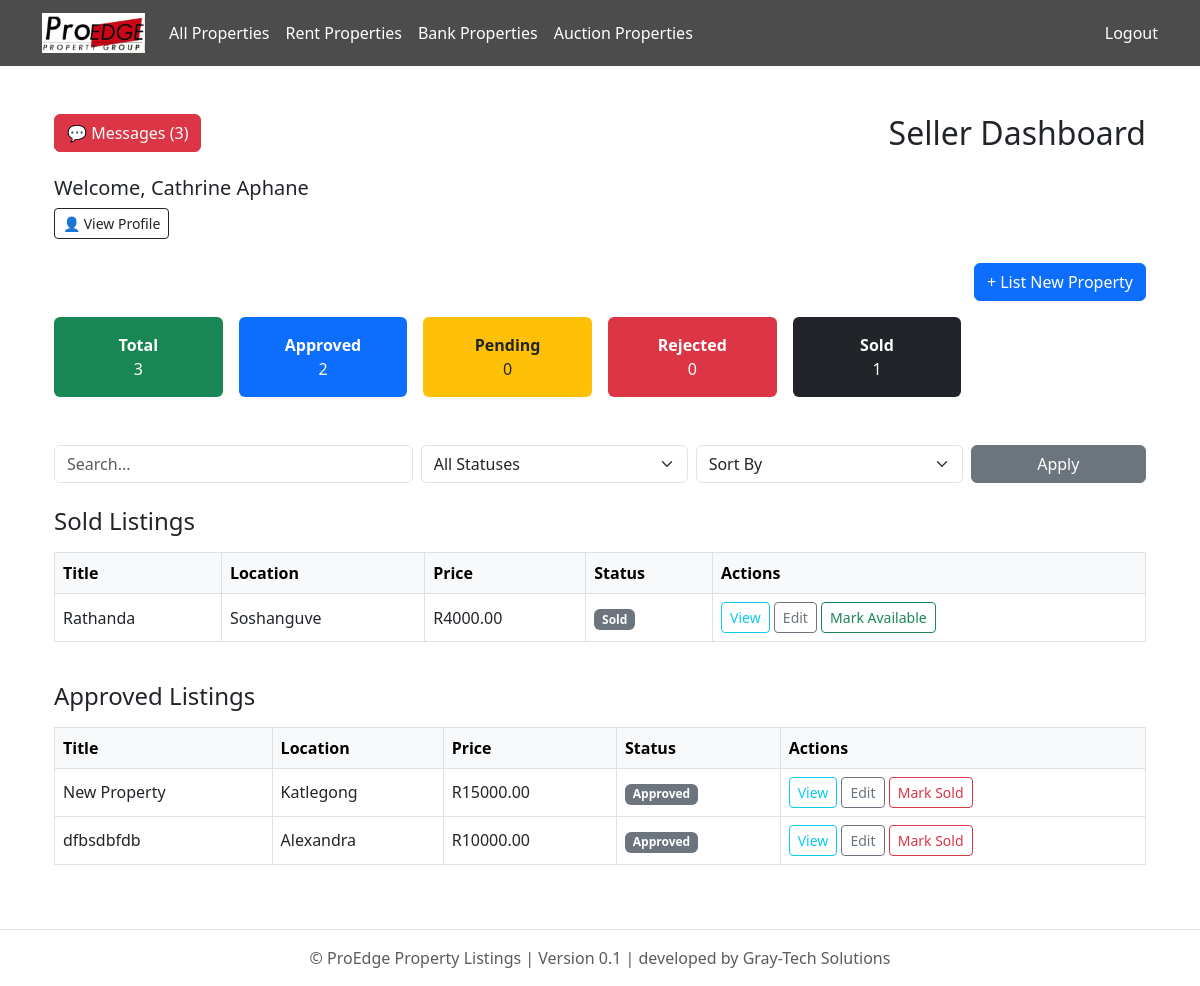
Page /dashboard/seller/ (signed in) on the earlier database version.
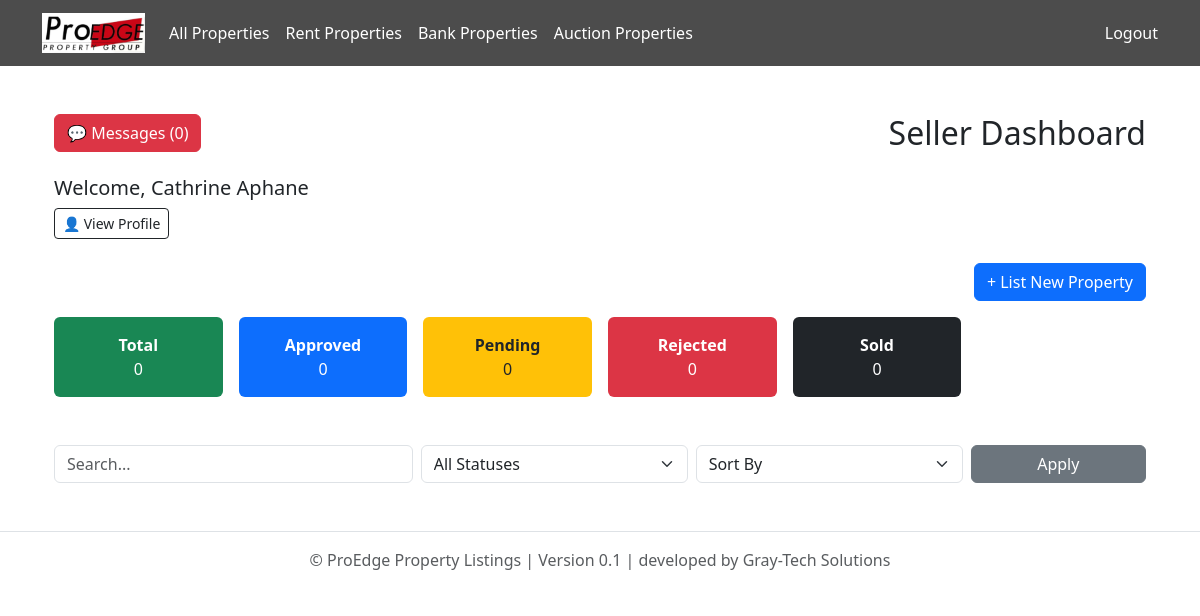
Same page on the later database version.
### listings/models.py (models this page shows, shortened)
class Property(models.Model):
    PROPERTY_TYPE_CHOICES = [
        ('house', 'House'),
        ('apartment', 'Apartment'),
        ('land', 'Vacant Land'),
        ('commercial', 'Commercial'),
        ('industrial', 'Industrial'),
    ]
    LISTING_TYPE_CHOICES = [
        ('private', 'Private Seller'),
        ('agent', 'Agent'),
        ('bank', 'Bank Property'),
    ]
    STATUS_CHOICES = [
        ('approved', 'Approved'),
        ('pending', 'Pending'),
        ('rejected', 'Rejected'),
        ('sold', 'Sold'),
    ]
    title = models.CharField(max_length=200)
    description = models.TextField()
    price = models.DecimalField(max_digits=12, decimal_places=2)
    location = models.CharField(max_length=255)
    province = models.CharField(max_length=100)  # Now a free-text field
    area = models.CharField(max_length=100, null=True, blank=True)
    property_type = models.CharField(max_length=20, choices=PROPERTY_TYPE_CHOICES)
    listing_type = models.CharField(max_length=20, choices=LISTING_TYPE_CHOICES, default='')
    status = models.CharField(max_length=20, choices=STATUS_CHOICES)
    latitude = models.DecimalField(max_digits=9, decimal_places=6, null=True, blank=True)
    longitude = models.DecimalField(max_digits=9, decimal_places=6, null=True, blank=True)
    floor_plan = models.FileField(upload_to='floor_plans/', null=True, blank=True)
    number_of_bedrooms = models.PositiveIntegerField(null=True, blank=True)
    number_of_kitchens = models.PositiveIntegerField(null=True, blank=True)
    number_of_bathrooms = models.PositiveIntegerField(null=True, blank=True)
    number_of_garages = models.PositiveIntegerField(null=True, blank=True)
    floor_area_m2 = models.DecimalField(max_digits=10, decimal_places=2, null=True, blank=True)
    erf_size_m2 = models.DecimalField(max_digits=10, decimal_places=2, null=True, blank=True)
    price_per_m2 = models.DecimalField(max_digits=10, decimal_places=2, null=True, blank=True)
    price_per_erf_m2 = models.DecimalField(max_digits=10, decimal_places=2, null=True, blank=True)
    has_parking = models.BooleanField(default=False)
    number_of_parking_slots = models.CharField(max_length=10, blank=True, default="N/A")
    seller = models.ForeignKey(settings.AUTH_USER_MODEL, on_delete=models.CASCADE, related_name='properties')
    buyer = models.ForeignKey(settings.AUTH_USER_MODEL, on_delete=models.SET_NULL, null=True, blank=True, related_name='purchased_properties')
    landlord = models.ForeignKey(settings.AUTH_USER_MODEL, on_delete=models.SET_NULL, null=True, blank=True, related_name='rented_properties')
    tenant = models.ForeignKey(settings.AUTH_USER_MODEL, on_delete=models.SET_NULL, null=True, blank=True, related_name='rented_by_properties')
    agent = models.ForeignKey(settings.AUTH_USER_MODEL, on_delete=models.SET_NULL, null=True, blank=True, related_name='listed_properties')
    bank = models.ForeignKey(settings.AUTH_USER_MODEL, on_delete=models.SET_NULL, null=True, blank=True, related_name='banked_properties')
    auctioneer = models.ForeignKey(settings.AUTH_USER_MODEL, on_delete=models.SET_NULL, null=True, blank=True, related_name='auctioned_properties')
    agency = models.ForeignKey('Agency', on_delete=models.CASCADE, null=True, blank=True, related_name='properties')
    created_at = models.DateTimeField(auto_now_add=True)
    class Meta:
        verbose_name_plural = "Properties"

### proedge/views.py (the view)
# urls.py: path('dashboard/seller/', seller_dashboard, name='seller_dashboard'),
@login_required
def seller_dashboard(request):
    user = request.user
    query = request.GET.get('q')
    selected_status = request.GET.get('status')
    sort_by = request.GET.get('sort')
    profile, created = UserProfile.objects.get_or_create(user=request.user)
    incomplete_profile = not profile.contact_number or not profile.profile_picture
    all_properties = Property.objects.filter(seller=request.user)
    properties = all_properties
    if selected_status in ['approved', 'rejected', 'pending', 'sold', 'available']:
        properties = properties.filter(status=selected_status)
    if query:
        properties = properties.filter(
            Q(title__icontains=query) |
            Q(location__icontains=query) |
            Q(description__icontains=query)
        )
    if sort_by == 'price_asc':
        properties = properties.order_by('price')
    elif sort_by == 'price_desc':
        properties = properties.order_by('-price')
    elif sort_by == 'newest':
        properties = properties.order_by('-created_at')
    elif sort_by == 'oldest':
        properties = properties.order_by('created_at')
    grouped_properties = defaultdict(list)
    for prop in properties:
        grouped_properties[prop.status].append(prop)
    interests = Interest.objects.filter(property__seller=user).select_related('user', 'property')
    context = {
        'grouped_properties': dict(grouped_properties),  # convert defaultdict to normal dict for template
        'role': 'Seller',
        'total_listings': all_properties.count(),
        'approved_count': all_properties.filter(status='approved').count(),
        'rejected_count': all_properties.filter(status='rejected').count(),
        'pending_count': all_properties.filter(status='pending').count(),
        'sold_count': all_properties.filter(status='sold').count(),
        'available_count': all_properties.filter(status='available').count(),
        'selected_status': selected_status,
        'query': query,
        'user_name': request.user.get_full_name() or request.user.username,
        'properties': Property.objects.filter(seller=request.user),
        'incomplete_profile': incomplete_profile,
        'interests': interests,
    }
    return render(request, 'proedge/seller_dashboard.html', context)

### proedge/templates/proedge/seller_dashboard.html (shortened to what this page needs)
{% extends "base.html" %}
{% block content %}
<div class="container my-5">
  <div class="mb-4 d-flex justify-content-between align-items-center">
    <a href="{% url 'interest_messages' %}" class="btn btn-danger">
      💬 Messages ({{ interests.count }})
    </a>
    <h2 class="mb-0">{{ role }} Dashboard</h2>
  </div>
  <div class="mb-4">
    <h5>Welcome, {{ request.user.get_full_name }}</h5>
    <a href="{% url 'user_profile' %}" class="btn btn-outline-dark btn-sm">👤 View Profile</a>
  </div>
  <div class="text-end mb-3">
    <a href="{% url 'submit_property' %}" class="btn btn-primary">+ List New Property</a>
  </div>
  <div class="row g-3 mb-5">
    <div class="col-md-2 col-sm-4">
      <div class="bg-success text-white rounded p-3 text-center">
        <strong>Total</strong><br>{{ total_listings }}
      </div>
    </div>
    <div class="col-md-2 col-sm-4">
      <div class="bg-primary text-white rounded p-3 text-center">
        <strong>Approved</strong><br>{{ approved_count }}
      </div>
    </div>
    <div class="col-md-2 col-sm-4">
      <div class="bg-warning text-dark rounded p-3 text-center">
        <strong>Pending</strong><br>{{ pending_count }}
      </div>
    </div>
    <div class="col-md-2 col-sm-4">
      <div class="bg-danger text-white rounded p-3 text-center">
        <strong>Rejected</strong><br>{{ rejected_count }}
      </div>
    </div>
    <div class="col-md-2 col-sm-4">
      <div class="bg-dark text-white rounded p-3 text-center">
        <strong>Sold</strong><br>{{ sold_count }}
      </div>
    </div>
  </div>
  <form method="get" class="row g-2 align-items-center mb-4">
    <div class="col-md-4">
      <input type="text" name="q" class="form-control" placeholder="Search..." value="{{ query|default:'' }}">
    </div>
    <div class="col-md-3">
      <select name="status" class="form-select">
        <option value="">All Statuses</option>
      </select>
    </div>
    <div class="col-md-3">
      <select name="sort" class="form-select">
        <option value="">Sort By</option>
      </select>
    </div>
    <div class="col-md-2">
      <button type="submit" class="btn btn-secondary w-100">Apply</button>
    </div>
  </form>
  {% for status, properties in grouped_properties.items %}
    <h4 class="mt-4">{{ status|title }} Listings</h4>
    <div class="table-responsive">
      <table class="table table-bordered table-hover align-middle mt-2">
        <thead class="table-light">
          <tr>
            <th>Title</th>
            <th>Location</th>
            <th>Price</th>
            <th>Status</th>
            <th>Actions</th>
          </tr>
        </thead>
        <tbody>
          {% for property in properties %}
            <tr>
              <td>{{ property.title }}</td>
              <td>{{ property.location }}</td>
              <td>R{{ property.price|floatformat:2 }}</td>
              <td><span class="badge bg-secondary">{{ property.status|title }}</span></td>
              <td>
                <a href="{% url 'property_detail' property.pk %}" class="btn btn-sm btn-outline-info">View</a>
                <a href="{% url 'edit_property' property.pk %}" class="btn btn-sm btn-outline-secondary">Edit</a>
                {% if property.status == 'approved' or property.status == 'available' %}
                  <a href="{% url 'mark_property_sold' property.pk %}" class="btn btn-sm btn-outline-danger">Mark Sold</a>
                {% elif property.status == 'sold' %}
                  <a href="{% url 'mark_property_available' property.pk %}" class="btn btn-sm btn-outline-success">Mark Available</a>
                {% endif %}
              </td>
            </tr>
          {% endfor %}
        </tbody>
      </table>
    </div>
  {% endfor %}
</div>
{% endblock %}

Differences in the rows shown:
removed Property: status "Sold", title "Rathanda", location "Soshanguve", price "4000.00", shows "Mark Available"
removed Property: status "Approved", title "New Property", location "Katlegong", price "15000.00", shows "Mark Sold"
removed Property: title "dfbsdbfdb", location "Alexandra", price "10000.00", status "Approved", shows "Mark Sold"
Other differences:
{{ interests.count }}: "3" → "0"
{{ total_listings }}: "3" → "0"
{{ approved_count }}: "2" → "0"
{{ sold_count }}: "1" → "0"
